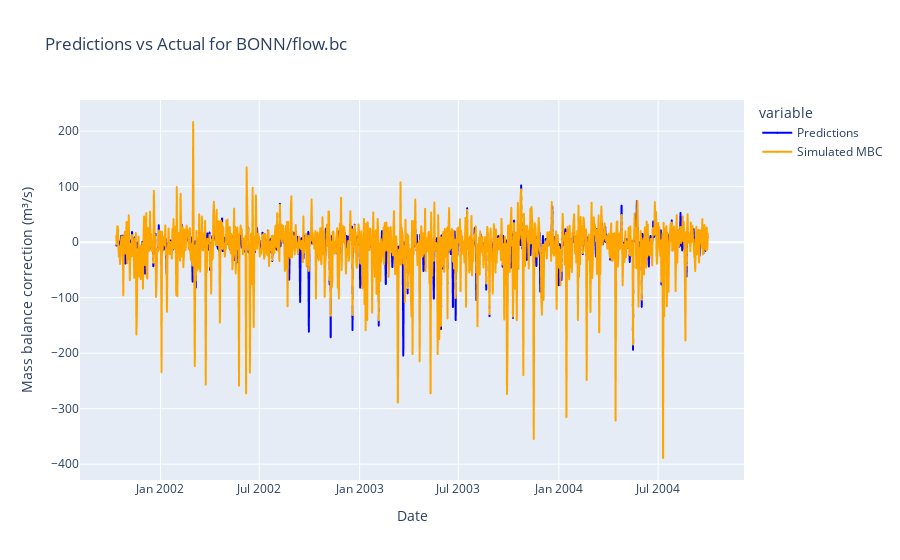
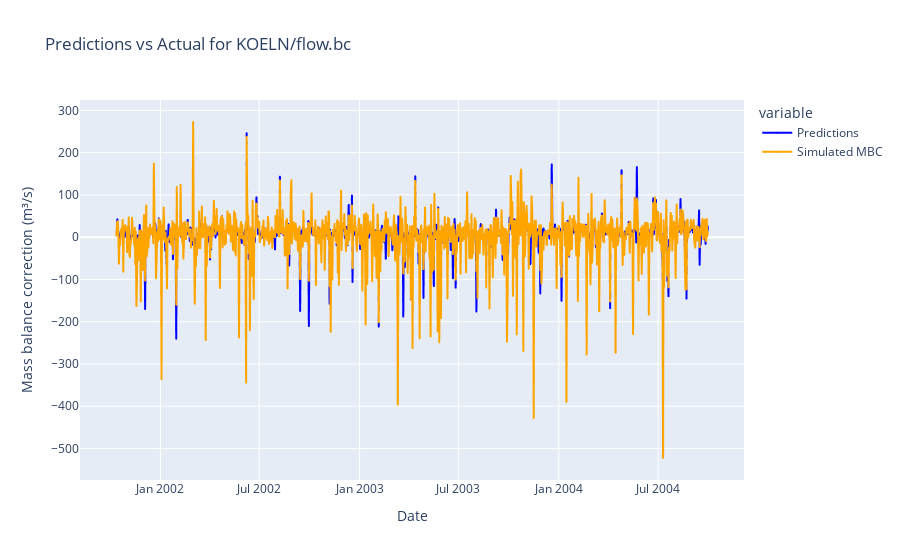
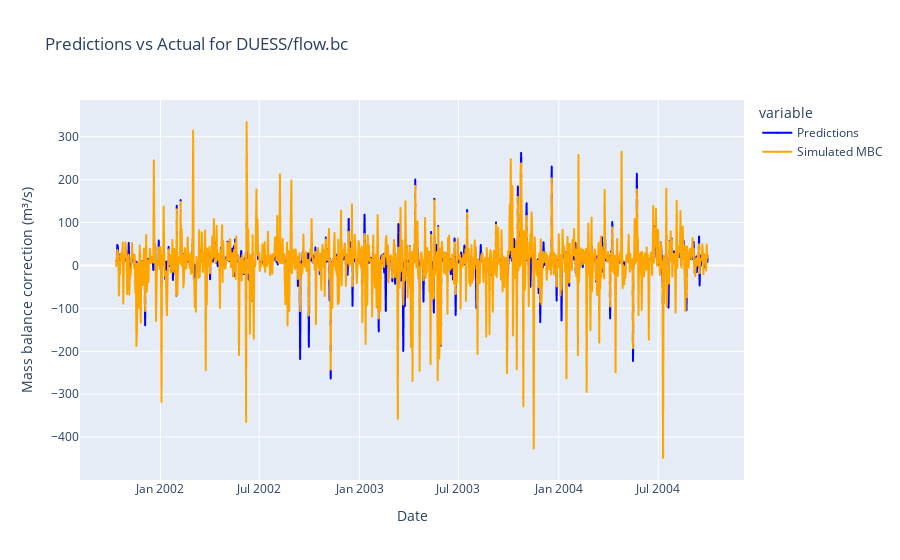
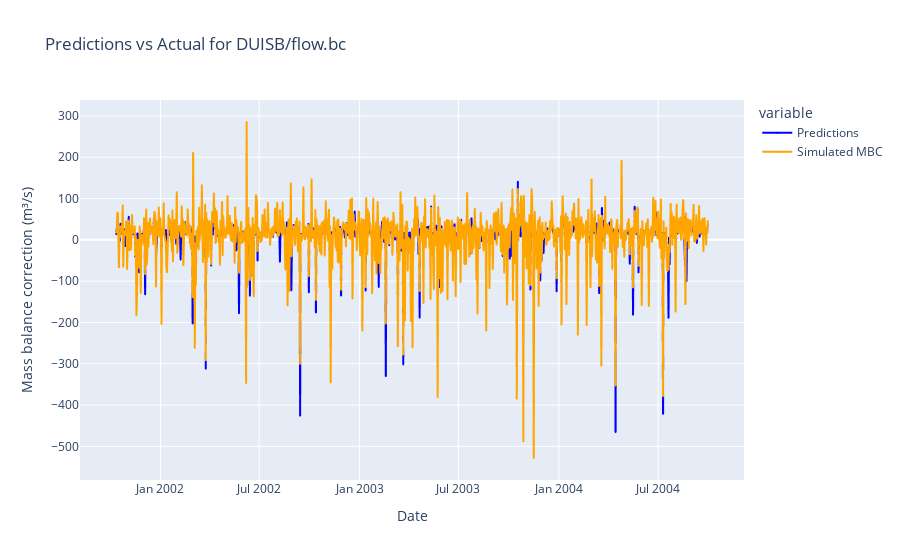

Notebook cell for these charts, in order:
### Code cell
y_test_array = np.array(y_test)
for i in range(len(df_output)-1):
    data= {
        'Date': df_output.index[-len(predictions):],
        'Predictions': predictions[:, i],
        'Simulated MBC': y_test_array[:, i]
        }

    df_plot = pd.DataFrame(data)

    fig = px.scatter(df_plot, x='Date', y=['Predictions', 'Simulated MBC'],
                    labels={'value': 'Mass balance correction (m³/s)'},
                    title='Predictions vs Actual for ' + df_output.columns[i],
                    color_discrete_sequence=['blue', 'orange'])
    fig.update_traces(marker={'size': 2},
                    mode='lines+markers')

    fig.show()
    #filepath=r'C:\Users\sujan.maharjan\Desktop\KISTERS\figures\MV_regressor_'+df_output.columns[i][:3]+'.html'
    #fig.write_html(filepath)

### Figure 1 — Plotly figure (JSON) as saved in the notebook; plotly's stock layout.template omitted (floating-point values rounded to 4 significant figures; data arrays with more than 128 entries replaced by an {"elided": "..."} marker saying what was removed)
{"data": [{"hovertemplate": "variable=Predictions<br>Date=%{x}<br>Mass balance correction (m³/s)=%{y}<extra></extra>", "legendgroup": "Predictions", "marker": {"color": "blue", "size": 2, "symbol": "circle"}, "mode": "lines+markers", "name": "Predictions", "showlegend": true, "type": "scattergl", "x": {"elided": "1085 str values"}, "xaxis": "x", "y": {"elided": "1085 float values"}, "yaxis": "y"}, {"hovertemplate": "variable=Simulated MBC<br>Date=%{x}<br>Mass balance correction (m³/s)=%{y}<extra></extra>", "legendgroup": "Simulated MBC", "marker": {"color": "orange", "size": 2, "symbol": "circle"}, "mode": "lines+markers", "name": "Simulated MBC", "showlegend": true, "type": "scattergl", "x": {"elided": "1085 str values"}, "xaxis": "x", "y": {"elided": "1085 float values"}, "yaxis": "y"}], "layout": {"legend": {"title": {"text": "variable"}, "tracegroupgap": 0}, "title": {"text": "Predictions vs Actual for BONN/flow.bc"}, "xaxis": {"anchor": "y", "domain": [0, 1], "title": {"text": "Date"}}, "yaxis": {"anchor": "x", "domain": [0, 1], "title": {"text": "Mass balance correction (m³/s)"}}}}

### Figure 2 — Plotly figure (JSON) as saved in the notebook; plotly's stock layout.template omitted (floating-point values rounded to 4 significant figures; data arrays with more than 128 entries replaced by an {"elided": "..."} marker saying what was removed)
{"data": [{"hovertemplate": "variable=Predictions<br>Date=%{x}<br>Mass balance correction (m³/s)=%{y}<extra></extra>", "legendgroup": "Predictions", "marker": {"color": "blue", "size": 2, "symbol": "circle"}, "mode": "lines+markers", "name": "Predictions", "showlegend": true, "type": "scattergl", "x": {"elided": "1085 str values"}, "xaxis": "x", "y": {"elided": "1085 float values"}, "yaxis": "y"}, {"hovertemplate": "variable=Simulated MBC<br>Date=%{x}<br>Mass balance correction (m³/s)=%{y}<extra></extra>", "legendgroup": "Simulated MBC", "marker": {"color": "orange", "size": 2, "symbol": "circle"}, "mode": "lines+markers", "name": "Simulated MBC", "showlegend": true, "type": "scattergl", "x": {"elided": "1085 str values"}, "xaxis": "x", "y": {"elided": "1085 float values"}, "yaxis": "y"}], "layout": {"legend": {"title": {"text": "variable"}, "tracegroupgap": 0}, "title": {"text": "Predictions vs Actual for KOELN/flow.bc"}, "xaxis": {"anchor": "y", "domain": [0, 1], "title": {"text": "Date"}}, "yaxis": {"anchor": "x", "domain": [0, 1], "title": {"text": "Mass balance correction (m³/s)"}}}}

### Figure 3 — Plotly figure (JSON) as saved in the notebook; plotly's stock layout.template omitted (floating-point values rounded to 4 significant figures; data arrays with more than 128 entries replaced by an {"elided": "..."} marker saying what was removed)
{"data": [{"hovertemplate": "variable=Predictions<br>Date=%{x}<br>Mass balance correction (m³/s)=%{y}<extra></extra>", "legendgroup": "Predictions", "marker": {"color": "blue", "size": 2, "symbol": "circle"}, "mode": "lines+markers", "name": "Predictions", "showlegend": true, "type": "scattergl", "x": {"elided": "1085 str values"}, "xaxis": "x", "y": {"elided": "1085 float values"}, "yaxis": "y"}, {"hovertemplate": "variable=Simulated MBC<br>Date=%{x}<br>Mass balance correction (m³/s)=%{y}<extra></extra>", "legendgroup": "Simulated MBC", "marker": {"color": "orange", "size": 2, "symbol": "circle"}, "mode": "lines+markers", "name": "Simulated MBC", "showlegend": true, "type": "scattergl", "x": {"elided": "1085 str values"}, "xaxis": "x", "y": {"elided": "1085 float values"}, "yaxis": "y"}], "layout": {"legend": {"title": {"text": "variable"}, "tracegroupgap": 0}, "title": {"text": "Predictions vs Actual for DUESS/flow.bc"}, "xaxis": {"anchor": "y", "domain": [0, 1], "title": {"text": "Date"}}, "yaxis": {"anchor": "x", "domain": [0, 1], "title": {"text": "Mass balance correction (m³/s)"}}}}

### Figure 4 — Plotly figure (JSON) as saved in the notebook; plotly's stock layout.template omitted (floating-point values rounded to 4 significant figures; data arrays with more than 128 entries replaced by an {"elided": "..."} marker saying what was removed)
{"data": [{"hovertemplate": "variable=Predictions<br>Date=%{x}<br>Mass balance correction (m³/s)=%{y}<extra></extra>", "legendgroup": "Predictions", "marker": {"color": "blue", "size": 2, "symbol": "circle"}, "mode": "lines+markers", "name": "Predictions", "showlegend": true, "type": "scattergl", "x": {"elided": "1085 str values"}, "xaxis": "x", "y": {"elided": "1085 float values"}, "yaxis": "y"}, {"hovertemplate": "variable=Simulated MBC<br>Date=%{x}<br>Mass balance correction (m³/s)=%{y}<extra></extra>", "legendgroup": "Simulated MBC", "marker": {"color": "orange", "size": 2, "symbol": "circle"}, "mode": "lines+markers", "name": "Simulated MBC", "showlegend": true, "type": "scattergl", "x": {"elided": "1085 str values"}, "xaxis": "x", "y": {"elided": "1085 float values"}, "yaxis": "y"}], "layout": {"legend": {"title": {"text": "variable"}, "tracegroupgap": 0}, "title": {"text": "Predictions vs Actual for DUISB/flow.bc"}, "xaxis": {"anchor": "y", "domain": [0, 1], "title": {"text": "Date"}}, "yaxis": {"anchor": "x", "domain": [0, 1], "title": {"text": "Mass balance correction (m³/s)"}}}}
